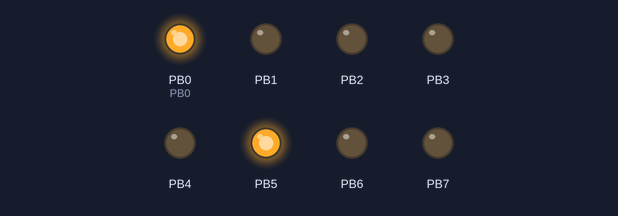
Recording of a program running on a simulated ATmega328P, built with avr-gcc and emulated at 16 MHz (the files do not name the chip). Shown: output pins drawn as LEDs (lit = HIGH).

Above: at 0.5 s.
At 2.5 s:
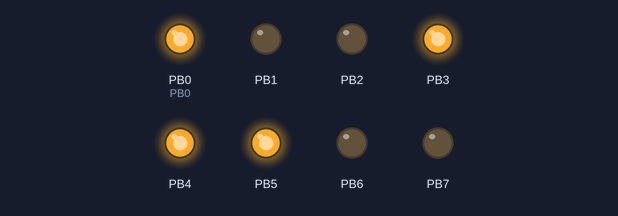
At 3.5 s:
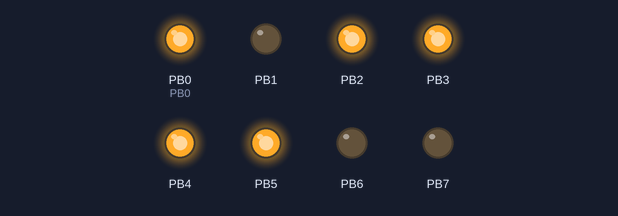
At 4.9 s:
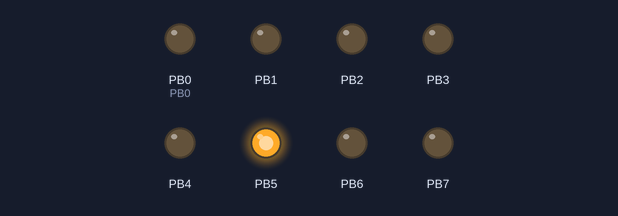
At 7.9 s:
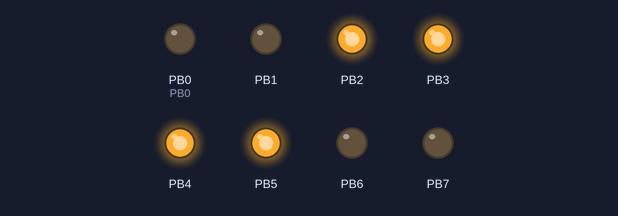
At 10.3 s:
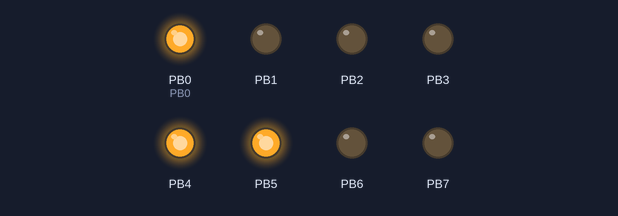
Timing chart, 0 to 11.4 s (numbered marks = the images above):
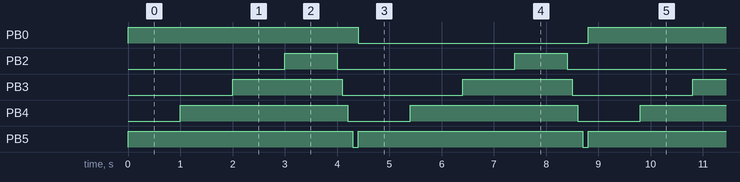

The program:

main.c
```c
#define F_CPU 16000000UL

#include <avr/io.h>
#include <util/delay.h>

#define PB0_SET     PORTB |=(1<<PB0)
#define PB0_RESET   PORTB &= ~(1<<PB0)
#define PB0_TOGGLE  PORTB ^= (1<<PB0)

int main(void){
    DDRB = 255; // caly port B na wyjscie

    for(;;){
       PB0_TOGGLE;

        for(uint8_t i=5;i>1;i--){
            PORTB ^= (1<<i);
            _delay_ms(1000);
        }
        for(uint8_t i=2;i<6;i++){
            PORTB ^= (1<<i);
            _delay_ms(100);
        }
    }
}

/* Uklad komponentow:
 * 13 LED RES GND
 * 12 LED RES GND
 * 11 LED RES GND
 * 10 LED RES GND
 */
```

Measured:
- by itself, PB0: alternates HIGH for 4.4 s and LOW for 4.4 s
- by itself, PB2: alternates HIGH for 1.0 s and LOW for 3.4 s
- by itself, PB3: alternates HIGH for 2.1 s and LOW for 2.3 s
- by itself, PB4: alternates HIGH for 3.2 s and LOW for 1.2 s
- by itself, PB5: alternates HIGH for 4.3 s and LOW for 0.10 s
